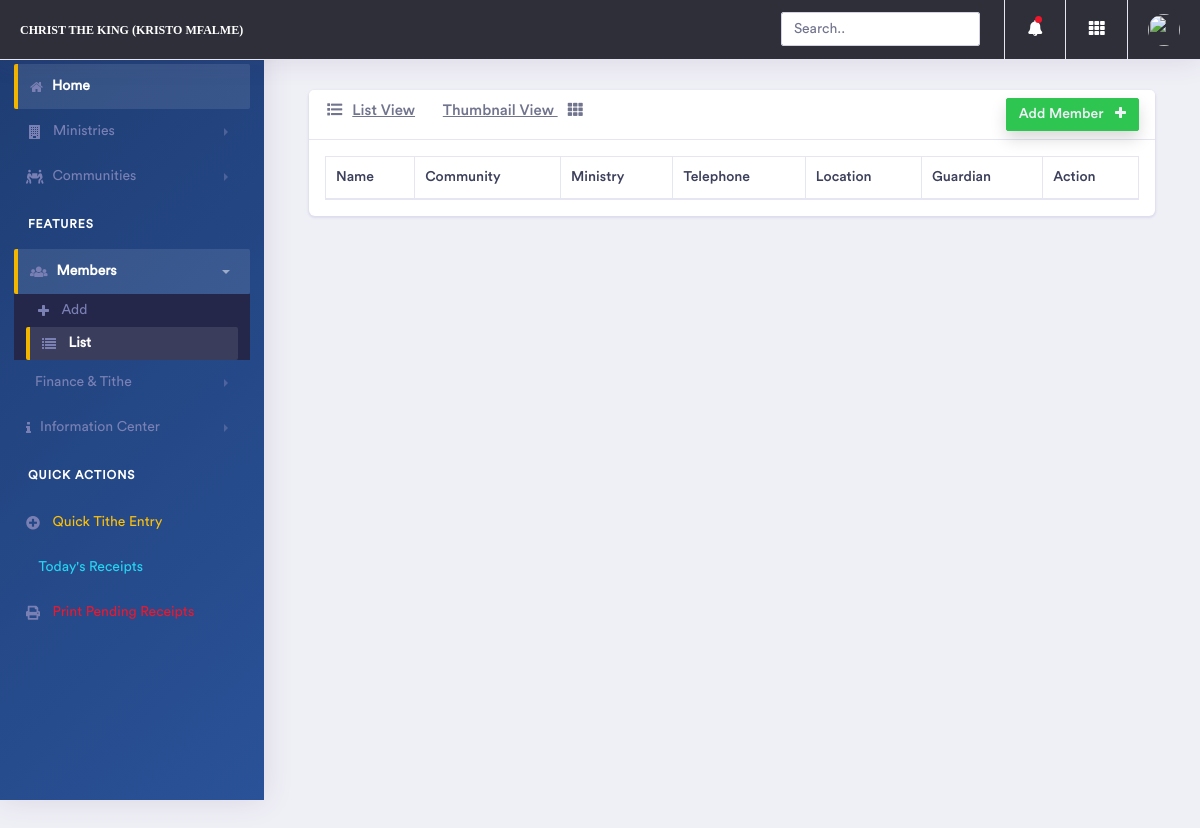
The app's page /members/table/ (signed in), older data.
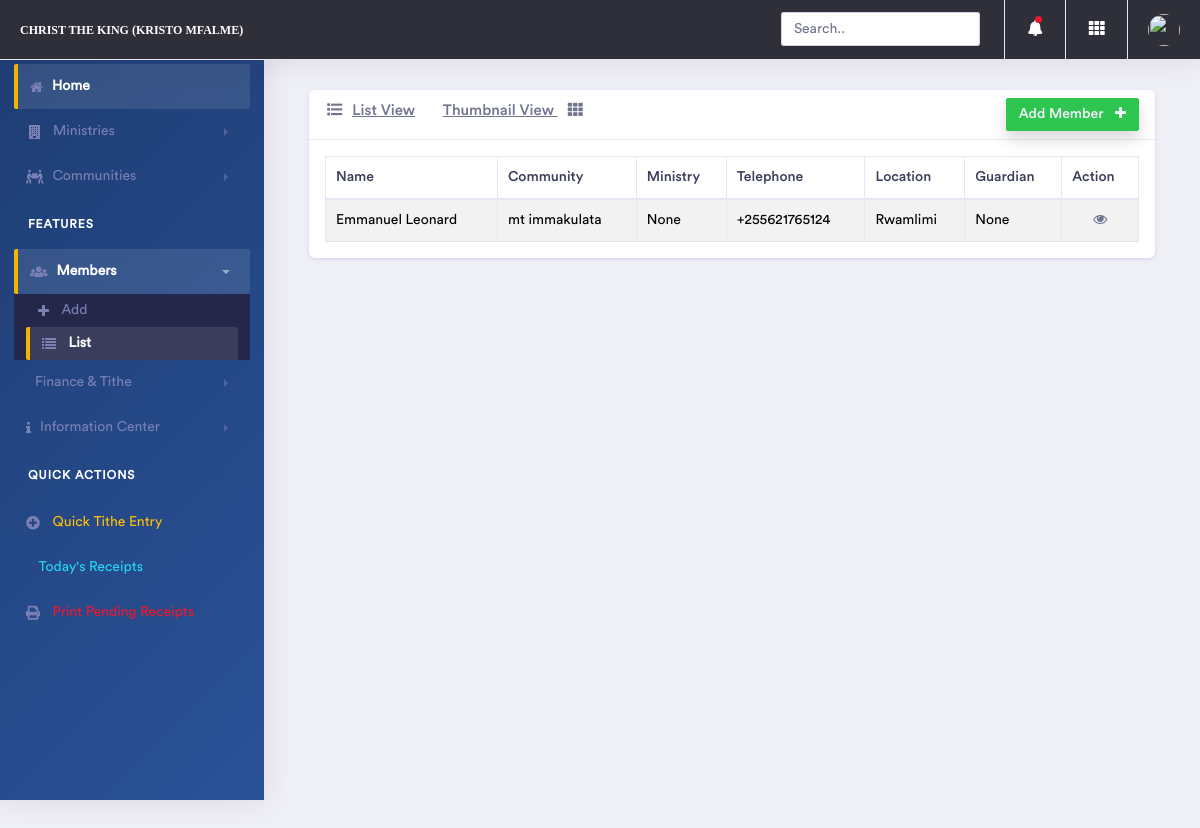
The same page, newer data.
### member/models.py (models this page shows, shortened)
class Member(models.Model):
    name = models.CharField(max_length=255)
    code = models.TextField(help_text="001PT", null= True)
    active = models.BooleanField(default= True)
    shepherd = models.ForeignKey(Community, on_delete=models.CASCADE, null=True, blank=True)
    ministry = models.ForeignKey(Ministry, on_delete=models.CASCADE, null=True, blank=True)
    telephone =PhoneNumberField(max_length=255, null=True, help_text=' Eg. +255 ')
    location = models.CharField(max_length=255)
    fathers_name = models.CharField(max_length=255, null=True, blank=True)
    mothers_name = models.CharField(max_length=255, null=True, blank=True)
    guardians_name = models.CharField(max_length=255, null=True, blank=True)
    new_believer_school = models.BooleanField()
    pays_tithe = models.BooleanField(default=False)
    working = models.BooleanField(default=False)
    schooling = models.BooleanField(default=False)
    picture = models.ImageField(upload_to=upload_image_path, null=True, blank=True)
    objects = MemberManager()

class Community(models.Model):
    name = models.CharField(max_length=255, unique=True)
    created_at = models.DateTimeField(auto_now_add=True)
    updated_at = models.DateTimeField(auto_now=True)
    def __str__(self):
        return self.name

### member/views.py (the view)
# urls.py: path('table/', table_members, name="table_members"),
@login_required
def table_members(request):
    template = "members/table.html"
    members = Member.objects.active()
    profile = UserProfile.objects.get_or_create(user=request.user)
    context = {"members": members, "members_active_list": "active", "profile": profile}
    return render(request, template, context)

### member/models.py (called while the page is built)
    def active(self):
        qs = self.get_queryset().filter(active=True)
        return qs

### templates/members/table.html (shortened to what this page needs)
{% extends 'base.html' %}
{% block content %}
    <div class="dashboard-wrapper">
        <div class="container-fluid dashboard-content">
            <div class="col-xl-12 col-lg-12 col-md-12 col-sm-12 col-12">
            <div class="card">
                <h5 class="card-header">
                    <a href="{% url 'add_member' %}" class="btn btn-sm btn-success shadow float-right text-light ml-5">Add Member <i class="fa fa-plus ml-2"></i></a>
                    <a href="{% url 'list_members' %}" class="mr-4"><i class="fas fa-fw fa-list mr-2"></i>List View</a>
                    <a href="{% url 'thumbnail_members' %}">Thumbnail View <i class="ml-2 fas fa-fw fa-th"></i></a></h5>
                <div class="card-body">
                    <div class="table-responsive">
                        <table class="table table-striped table-bordered first">
                            <thead>
                                <tr>
                                    <th>Name</th>
                                    <th>Community</th>
                                    <th>Ministry</th>
                                    <th>Telephone</th>
                                    <th>Location</th>
                                    <th>Guardian</th>
                                    <th>Action</th>
                                </tr>
                            </thead>
                            <tbody>
                            {% for member in members %}
                                <tr>
                                    <td>{{ member.name }}</td>
                                    <td>{{ member.shepherd }}</td>
                                    <td>{{ member.ministry }}</td>
                                    <td>{{ member.telephone }}</td>
                                    <td>{{ member.location }}</td>
                                    <td>{{ member.guardians_name }}</td>
                                    <td class="text-center"><a href="{% url 'detail_member' member.pk %}"><i class="fa fa-eye"></i></a></td>
                                </tr>
                            {% endfor %}
                            </tbody>
                        </table>
                    </div>
                </div>
            </div>
     </div>
        </div>
{% endblock content %}

Row changes from the older to the newer data that the page shows:
added Member: name "Emmanuel Leonard", shepherd "mt immakulata", ministry "None", telephone "+255621765124", location "Rwamlimi", guardians_name "None"
